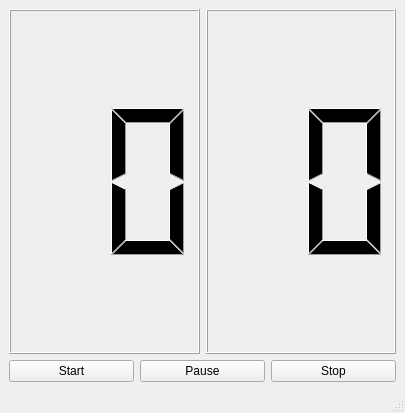
<?xml version="1.0" encoding="UTF-8"?>
<ui version="4.0">
 <class>MainWindow</class>
 <widget class="QMainWindow" name="MainWindow">
  <property name="geometry">
   <rect>
    <x>0</x>
    <y>0</y>
    <width>405</width>
    <height>413</height>
   </rect>
  </property>
  <property name="windowTitle">
   <string>MainWindow</string>
  </property>
  <widget class="QWidget" name="centralwidget">
   <layout class="QGridLayout" name="gridLayout">
    <item row="0" column="0">
     <layout class="QHBoxLayout" name="horizontalLayout">
      <item>
       <widget class="QLCDNumber" name="min">
        <property name="digitCount">
         <number>2</number>
        </property>
       </widget>
      </item>
      <item>
       <widget class="QLCDNumber" name="sec">
        <property name="digitCount">
         <number>2</number>
        </property>
       </widget>
      </item>
     </layout>
    </item>
    <item row="1" column="0">
     <layout class="QHBoxLayout" name="horizontalLayout_2">
      <item>
       <widget class="QPushButton" name="start_btn">
        <property name="text">
         <string>Start</string>
        </property>
       </widget>
      </item>
      <item>
       <widget class="QPushButton" name="pause_btn">
        <property name="text">
         <string>Pause</string>
        </property>
       </widget>
      </item>
      <item>
       <widget class="QPushButton" name="stop_btn">
        <property name="text">
         <string>Stop</string>
        </property>
       </widget>
      </item>
     </layout>
    </item>
   </layout>
  </widget>
  <widget class="QMenuBar" name="menubar">
   <property name="geometry">
    <rect>
     <x>0</x>
     <y>0</y>
     <width>405</width>
     <height>21</height>
    </rect>
   </property>
  </widget>
  <widget class="QStatusBar" name="statusbar"/>
 </widget>
 <resources/>
 <connections/>
</ui>
